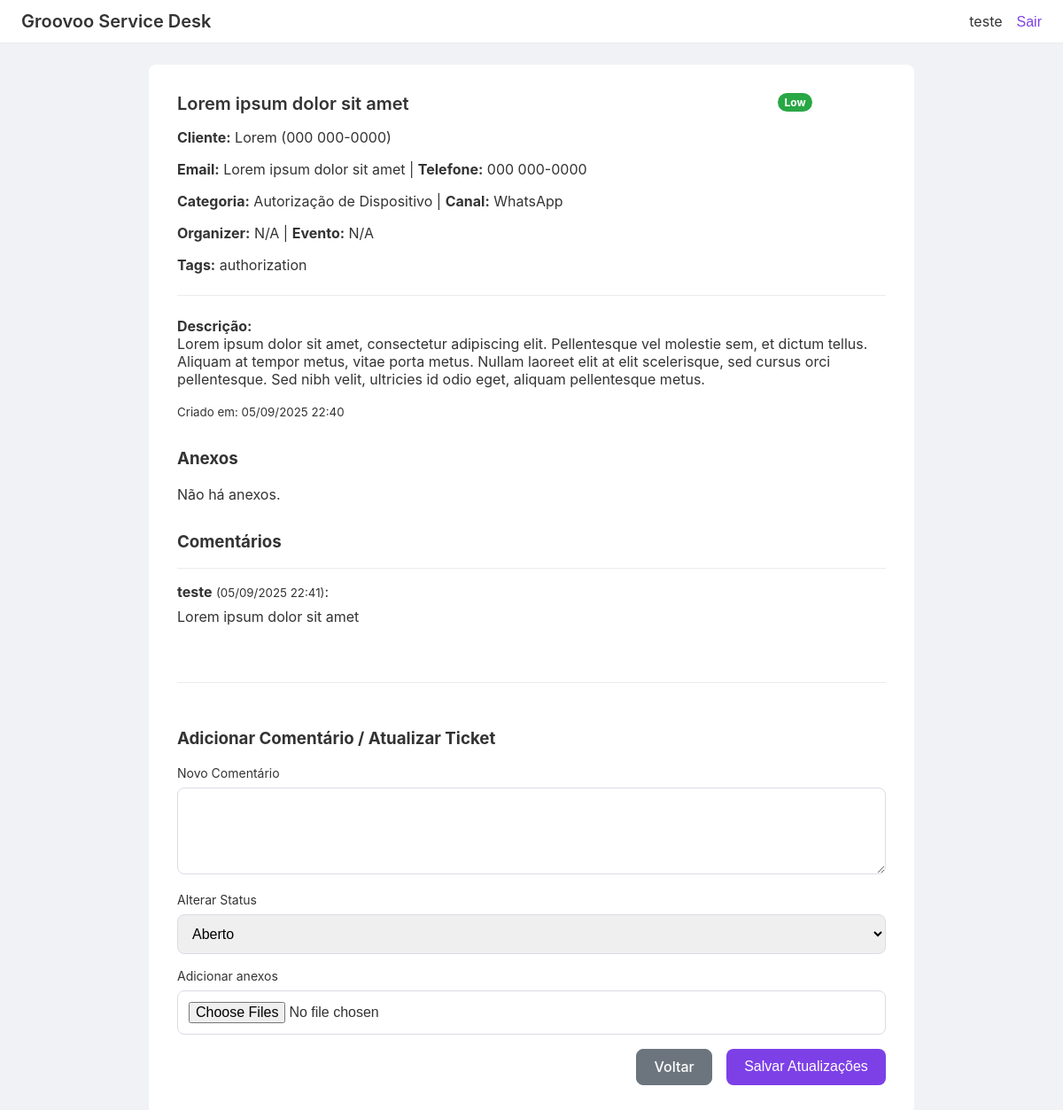
Page /tickets/1 (signed in) on the committed database.
### app.py (models this page shows, shortened)
class User(UserMixin, db.Model):
    id = db.Column(db.Integer, primary_key=True)
    username = db.Column(db.String(80), unique=True, nullable=False)
    password_hash = db.Column(db.String(128), nullable=False)
    tickets = db.relationship('Ticket', backref='assignee', lazy=True)
    comments = db.relationship('Comment', backref='author', lazy=True)

class Ticket(db.Model):
    id = db.Column(db.Integer, primary_key=True)
    title = db.Column(db.String(200), nullable=False, default='Ticket sem título')
    priority = db.Column(db.String(20), nullable=False, default='Low')
    tags = db.Column(db.String(200), nullable=True)
    organizer = db.Column(db.String(120), nullable=True)
    event = db.Column(db.String(120), nullable=True)
    email = db.Column(db.String(120), nullable=True)
    telefone = db.Column(db.String(50), nullable=True)
    client_name = db.Column(db.String(120), nullable=False)
    client_contact = db.Column(db.String(120), nullable=False)
    description = db.Column(db.Text, nullable=False)
    channel = db.Column(db.String(50), nullable=False)
    category = db.Column(db.String(50), nullable=False)
    status = db.Column(db.String(20), nullable=False, default='Aberto')
    created_at = db.Column(db.DateTime, default=datetime.utcnow)
    assignee_id = db.Column(db.Integer, db.ForeignKey('user.id'), nullable=False)
    attachments = db.relationship('Attachment', backref='ticket', lazy=True)
    comments = db.relationship('Comment', backref='ticket', lazy=True)

class Comment(db.Model):
    id = db.Column(db.Integer, primary_key=True)
    content = db.Column(db.Text, nullable=False)
    timestamp = db.Column(db.DateTime, default=datetime.utcnow)
    ticket_id = db.Column(db.Integer, db.ForeignKey('ticket.id'), nullable=False)
    author_id = db.Column(db.Integer, db.ForeignKey('user.id'), nullable=False)

### app.py (the view, shortened to what this page needs)
@app.route('/tickets/<int:ticket_id>', methods=['GET', 'POST'])
@login_required
def ticket_detail(ticket_id: int):
    ticket = Ticket.query.get_or_404(ticket_id)
    if ticket.assignee_id != current_user.id:
        abort(403)
    return render_template('ticket_detail.html', ticket=ticket)

### app.py (called while the page is built)
@login_manager.user_loader
def load_user(user_id: str):
    return User.query.get(int(user_id))

### templates/ticket_detail.html (shortened to what this page needs)
{% extends 'base.html' %}
{% block content %}
<div class="ticket-detail-card" style="max-width: 800px; margin: 0 auto;">
  <div class="card-header">
    <h2 class="card-title">{{ ticket.title }}</h2>
    <div class="badges">
        <span class="priority-badge priority-{{ ticket.priority | lower }}">{{ ticket.priority }}</span>
        <span class="status-badge status-{{ ticket.status | lower }}">{{ ticket.status }}</span>
    </div>
  </div>
  <div class="card-body">
    <p><strong>Cliente:</strong> {{ ticket.client_name }} ({{ ticket.client_contact }})</p>
    <p><strong>Email:</strong> {{ ticket.email or 'N/A' }} | <strong>Telefone:</strong> {{ ticket.telefone or 'N/A' }}</p>
    <p><strong>Categoria:</strong> {{ ticket.category }} | <strong>Canal:</strong> {{ ticket.channel }}</p>
    <p><strong>Organizer:</strong> {{ ticket.organizer or 'N/A' }} | <strong>Evento:</strong> {{ ticket.event or 'N/A' }}</p>
    <p><strong>Tags:</strong> {{ ticket.tags or 'Nenhuma' }}</p>
    <hr style="border: none; border-top: 1px solid var(--border-color); margin: 1.5rem 0;">
    <p><strong>Descrição:</strong><br>{{ ticket.description | replace('\n', '<br>') | safe }}</p>
    <p><small>Criado em: {{ ticket.created_at.strftime('%d/%m/%Y %H:%M') }}</small></p>
  </div>
  <div style="margin-top: 2rem;">
    <h3>Anexos</h3>
    {% if ticket.attachments %}
      <ul>
      {% for att in ticket.attachments %}
        <li><a href="{{ url_for('static', filename='uploads/' + att.filepath) }}" target="_blank">{{ att.filename }}</a></li>
      {% endfor %}
      </ul>
    {% else %}
      <p>Não há anexos.</p>
    {% endif %}
  </div>
  <div style="margin-top: 2rem;">
    <h3>Comentários</h3>
    {% if ticket.comments %}
      <ul style="list-style: none; padding: 0;">
      {% for comment in ticket.comments %}
        <li style="border-top: 1px solid var(--border-color); padding: 1rem 0;">
          <strong>{{ comment.author.username }}</strong> <small>({{ comment.timestamp.strftime('%d/%m/%Y %H:%M') }})</small>:<br>
          <p style="margin-top: 0.5rem;">{{ comment.content | replace('\n', '<br>') | safe }}</p>
        </li>
      {% endfor %}
      </ul>
    {% else %}
      <p>Nenhum comentário ainda.</p>
    {% endif %}
  </div>
  <div style="margin-top: 2rem; border-top: 1px solid var(--border-color); padding-top: 2rem;">
    <h3>Adicionar Comentário / Atualizar Ticket</h3>
    <form method="post" enctype="multipart/form-data">
      <div class="form-group">
        <label for="comment">Novo Comentário</label>
        <textarea name="comment" rows="4"></textarea>
      </div>
      <div class="form-group">
        <label for="status">Alterar Status</label>
        <select name="status" id="status">
          {% for s in ['Aberto', 'Aguardando', 'Resolvido', 'Fechado'] %}
          <option value="{{ s }}" {% if ticket.status == s %}selected{% endif %}>{{ s }}</option>
          {% endfor %}
        </select>
      </div>
      <div class="form-group">
          <label for="attachments">Adicionar anexos</label>
          <input type="file" id="attachments" name="attachments" multiple>
      </div>
      <div style="display: flex; justify-content: flex-end; gap: 1rem;">
        <a href="{{ url_for('dashboard') }}" class="btn btn-secondary">Voltar</a>
        <button type="submit" class="btn btn-primary">Salvar Atualizações</button>
      </div>
    </form>
  </div>
</div>
{% endblock %}

### templates/base.html (shortened to what this page needs)
<!DOCTYPE html>
<html lang="pt-BR">
<head>
    <link rel="stylesheet" href="{{ url_for('static', filename='css/style.css') }}">
</head>
<body>
    <div class="app-container">
        {% if current_user.is_authenticated %}
        <header class="navbar">
            <div class="brand">Groovoo Service Desk</div>
            <div class="user-info">
                <span>{{ current_user.username }}</span>
                <form action="{{ url_for('logout') }}" method="post" style="display: inline;">
                    <button type="submit" class="btn-link">Sair</button>
                </form>
            </div>
        </header>
        {% endif %}
        <main class="main-content">
            {% block content %}{% endblock %}
        </main>
    </div>
  </body>
</html>

### static/css/style.css (style rules this page uses)
:root { --primary-color: #7d40e7; --background-color: #f0f2f5; --card-bg: #ffffff; --text-color: #333; --muted-text: #6c757d; --border-color: #e9ecef; --radius: 8px; --transition-speed: 0.2s; --priority-low: #28a745; --priority-medium: #ffc107; --priority-high: #dc3545; --status-aberto: #7d40e7; --status-aguardando: #ffc107; --status-resolvido: #28a745; --status-fechado: #6c757d; }
body { margin: 0; background-color: var(--background-color); color: var(--text-color); font-family: -apple-system, BlinkMacSystemFont, "Segoe UI", Roboto, "Helvetica Neue", Arial, sans-serif; }
.main-content { padding: 24px; }
.navbar { display: flex; align-items: center; justify-content: space-between; padding: 12px 24px; background-color: var(--card-bg); border-bottom: 1px solid var(--border-color); }
.navbar .brand { font-size: 20px; font-weight: 600; }
.navbar .user-info { display: flex; align-items: center; gap: 16px; }
.btn { display: inline-block; font-weight: 500; text-align: center; cursor: pointer; border: 1px solid transparent; padding: 0.6rem 1.2rem; font-size: 1rem; border-radius: var(--radius); transition: all var(--transition-speed); text-decoration: none; }
.btn-primary { color: #fff; background-color: var(--primary-color); }
.btn-secondary { color: #fff; background-color: var(--muted-text); border-color: var(--muted-text); }
.btn-link { color: var(--primary-color); background-color: transparent; border: none; padding: 0; font-size: 1rem; font-weight: 500; }
.form-group { margin-bottom: 16px; text-align: left; }
.form-group label { display: block; font-size: 14px; margin-bottom: 8px; }
.form-group input, .form-group textarea, .form-group select { width: 100%; box-sizing: border-box; padding: 12px; border: 1px solid #dcdce6; border-radius: var(--radius); font-size: 1rem; }
.card-header { display: flex; justify-content: space-between; align-items: flex-start; margin-bottom: 1rem; }
.card-title { margin: 0; font-size: 1.25rem; font-weight: 600; }
.badges { display: flex; gap: 0.5rem; }
.status-badge, .priority-badge { display: inline-block; padding: 0.25em 0.6em; font-size: 0.75rem; font-weight: 700; border-radius: 999px; color: #fff; }
.priority-low { background-color: var(--priority-low); }
.ticket-detail-card { background-color: var(--card-bg); padding: 2rem; border-radius: var(--radius); }

### rows in the picture
User: username "teste"
Ticket: title "Lorem ipsum dolor sit amet", priority "Low", client_name "Lorem", client_contact "000 000-0000", email "Lorem ipsum dolor sit amet", telefone "000 000-0000", category "Autorização de Dispositivo", channel "WhatsApp", organizer "N/A", event "N/A", tags "authorization", description "Lorem ipsum dolor sit amet, consectetur adipiscing elit. Pellentesque vel molestie sem, et dictum tellus. Aliquam at tempor metus, vitae porta metus. Nullam laoreet elit at elit scelerisque, sed cursus orci pellentesque. Sed nibh velit, ultricies id odio eget, aliquam pellentesque metus.", created_at "05/09/2025 22:40"
Comment: author.username "teste", timestamp "05/09/2025 22:41", content "Lorem ipsum dolor sit amet"

### other values in the picture
form field status "Aberto"
